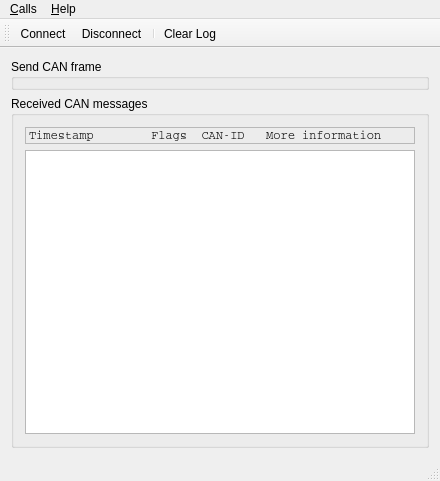
<?xml version="1.0" encoding="UTF-8"?>
<ui version="4.0">
 <class>MainWindow</class>
 <widget class="QMainWindow" name="MainWindow">
  <property name="geometry">
   <rect>
    <x>0</x>
    <y>0</y>
    <width>440</width>
    <height>481</height>
   </rect>
  </property>
  <property name="windowTitle">
   <string>CAN Example</string>
  </property>
  <widget class="QWidget" name="centralWidget">
   <layout class="QVBoxLayout" name="verticalLayout">
    <item>
     <widget class="SendFrameBox" name="sendFrameBox">
      <property name="title">
       <string>Send CAN frame</string>
      </property>
     </widget>
    </item>
    <item>
     <widget class="QGroupBox" name="receivedMessagesBox">
      <property name="title">
       <string>Received CAN messages</string>
      </property>
      <layout class="QVBoxLayout" name="verticalLayout_4">
       <item>
        <widget class="QLabel" name="label_3">
         <property name="font">
          <font>
           <family>Courier</family>
           <kerning>false</kerning>
          </font>
         </property>
         <property name="frameShape">
          <enum>QFrame::StyledPanel</enum>
         </property>
         <property name="text">
          <string>Timestamp        Flags  CAN-ID   More information</string>
         </property>
        </widget>
       </item>
       <item>
        <widget class="QTextEdit" name="receivedMessagesEdit">
         <property name="font">
          <font>
           <family>Courier</family>
           <kerning>false</kerning>
          </font>
         </property>
         <property name="frameShape">
          <enum>QFrame::StyledPanel</enum>
         </property>
         <property name="undoRedoEnabled">
          <bool>false</bool>
         </property>
         <property name="lineWrapMode">
          <enum>QTextEdit::NoWrap</enum>
         </property>
         <property name="readOnly">
          <bool>true</bool>
         </property>
        </widget>
       </item>
      </layout>
     </widget>
    </item>
   </layout>
  </widget>
  <widget class="QMenuBar" name="menuBar">
   <property name="geometry">
    <rect>
     <x>0</x>
     <y>0</y>
     <width>440</width>
     <height>21</height>
    </rect>
   </property>
   <widget class="QMenu" name="menuCalls">
    <property name="title">
     <string>&amp;Calls</string>
    </property>
    <addaction name="actionConnect"/>
    <addaction name="actionDisconnect"/>
    <addaction name="separator"/>
    <addaction name="actionClearLog"/>
    <addaction name="separator"/>
    <addaction name="actionQuit"/>
   </widget>
   <widget class="QMenu" name="menuHelp">
    <property name="title">
     <string>&amp;Help</string>
    </property>
    <addaction name="actionPluginDocumentation"/>
    <addaction name="actionAboutQt"/>
   </widget>
   <addaction name="menuCalls"/>
   <addaction name="menuHelp"/>
  </widget>
  <widget class="QToolBar" name="mainToolBar">
   <attribute name="toolBarArea">
    <enum>TopToolBarArea</enum>
   </attribute>
   <attribute name="toolBarBreak">
    <bool>false</bool>
   </attribute>
   <addaction name="actionConnect"/>
   <addaction name="actionDisconnect"/>
   <addaction name="separator"/>
   <addaction name="actionClearLog"/>
  </widget>
  <widget class="QStatusBar" name="statusBar"/>
  <action name="actionConnect">
   <property name="icon">
    <iconset resource="can.qrc">
     <normaloff>:/images/connect.png</normaloff>:/images/connect.png</iconset>
   </property>
   <property name="text">
    <string>&amp;Connect</string>
   </property>
  </action>
  <action name="actionDisconnect">
   <property name="icon">
    <iconset resource="can.qrc">
     <normaloff>:/images/disconnect.png</normaloff>:/images/disconnect.png</iconset>
   </property>
   <property name="text">
    <string>&amp;Disconnect</string>
   </property>
  </action>
  <action name="actionQuit">
   <property name="icon">
    <iconset resource="can.qrc">
     <normaloff>:/images/application-exit.png</normaloff>:/images/application-exit.png</iconset>
   </property>
   <property name="text">
    <string>&amp;Quit</string>
   </property>
  </action>
  <action name="actionAboutQt">
   <property name="text">
    <string>&amp;About Qt</string>
   </property>
  </action>
  <action name="actionClearLog">
   <property name="icon">
    <iconset resource="can.qrc">
     <normaloff>:/images/clear.png</normaloff>:/images/clear.png</iconset>
   </property>
   <property name="text">
    <string>Clear &amp;Log</string>
   </property>
  </action>
  <action name="actionPluginDocumentation">
   <property name="text">
    <string>Plugin Documentation</string>
   </property>
   <property name="toolTip">
    <string>Open plugin documentation in Webbrowser</string>
   </property>
  </action>
 </widget>
 <layoutdefault spacing="6" margin="11"/>
 <customwidgets>
  <customwidget>
   <class>SendFrameBox</class>
   <extends>QGroupBox</extends>
   <header location="global">sendframebox.h</header>
   <container>1</container>
  </customwidget>
 </customwidgets>
 <resources>
  <include location="can.qrc"/>
 </resources>
 <connections/>
</ui>
